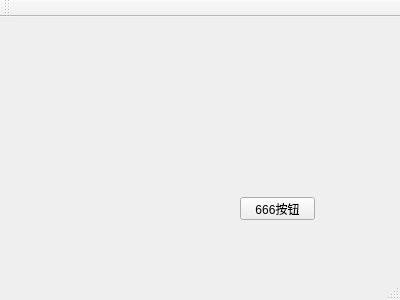
<?xml version="1.0" encoding="UTF-8"?>
<ui version="4.0">
 <class>MainWindow</class>
 <widget class="QMainWindow" name="MainWindow">
  <property name="geometry">
   <rect>
    <x>0</x>
    <y>0</y>
    <width>400</width>
    <height>300</height>
   </rect>
  </property>
  <property name="windowTitle">
   <string>MainWindow</string>
  </property>
  <widget class="QWidget" name="centralWidget">
   <widget class="QPushButton" name="pushButton">
    <property name="geometry">
     <rect>
      <x>240</x>
      <y>180</y>
      <width>75</width>
      <height>23</height>
     </rect>
    </property>
    <property name="text">
     <string>666按钮</string>
    </property>
   </widget>
  </widget>
  <widget class="QMenuBar" name="menuBar">
   <property name="geometry">
    <rect>
     <x>0</x>
     <y>0</y>
     <width>400</width>
     <height>23</height>
    </rect>
   </property>
  </widget>
  <widget class="QToolBar" name="mainToolBar">
   <attribute name="toolBarArea">
    <enum>TopToolBarArea</enum>
   </attribute>
   <attribute name="toolBarBreak">
    <bool>false</bool>
   </attribute>
  </widget>
  <widget class="QStatusBar" name="statusBar"/>
 </widget>
 <layoutdefault spacing="6" margin="11"/>
 <resources/>
 <connections/>
</ui>
